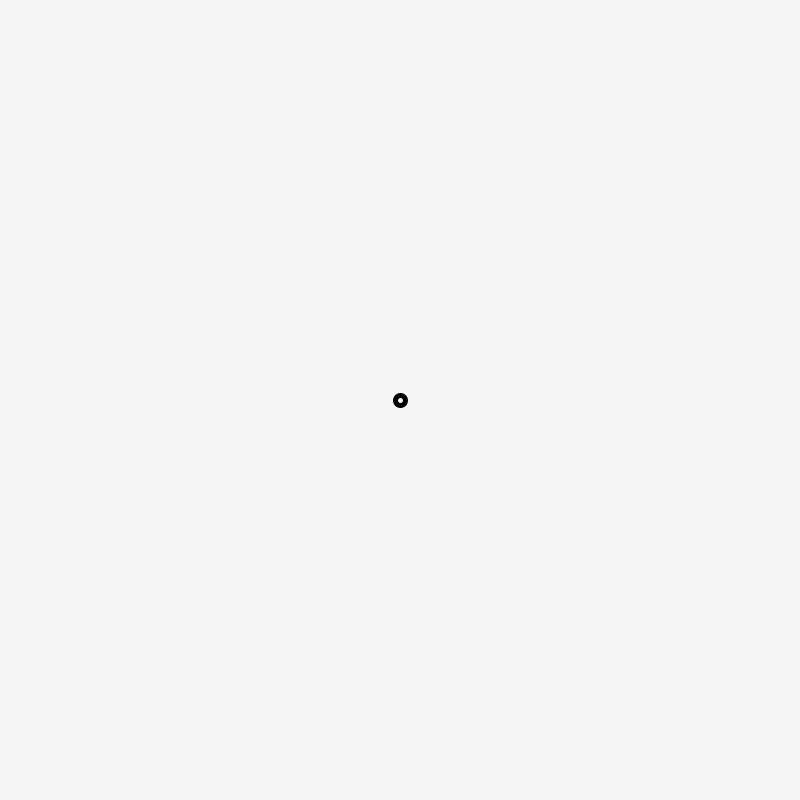
Frame 1 (no input)
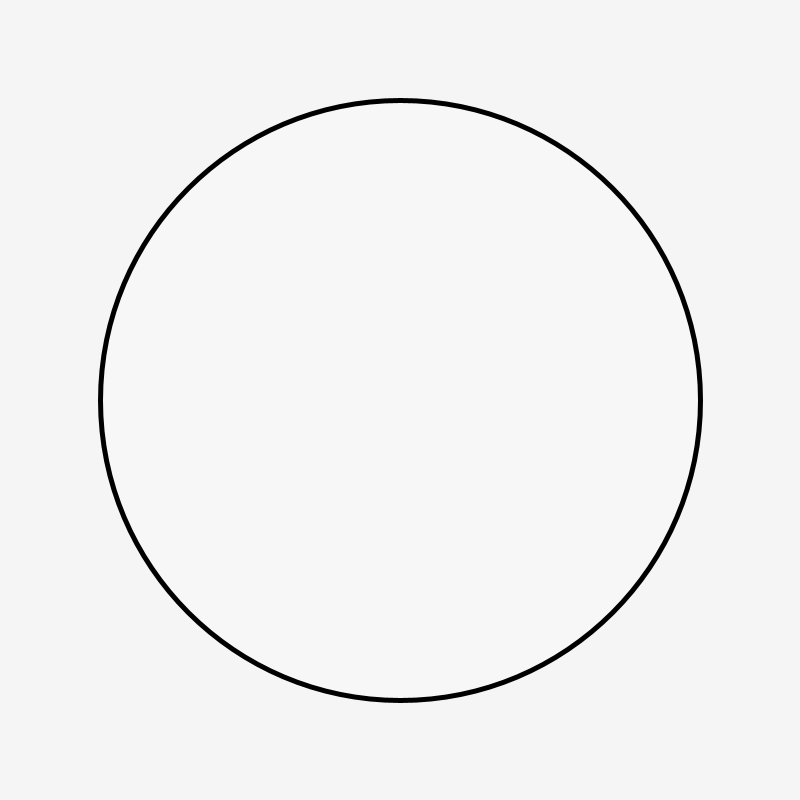
Frame 60 (the mouse pressed at the canvas centre just before this capture)
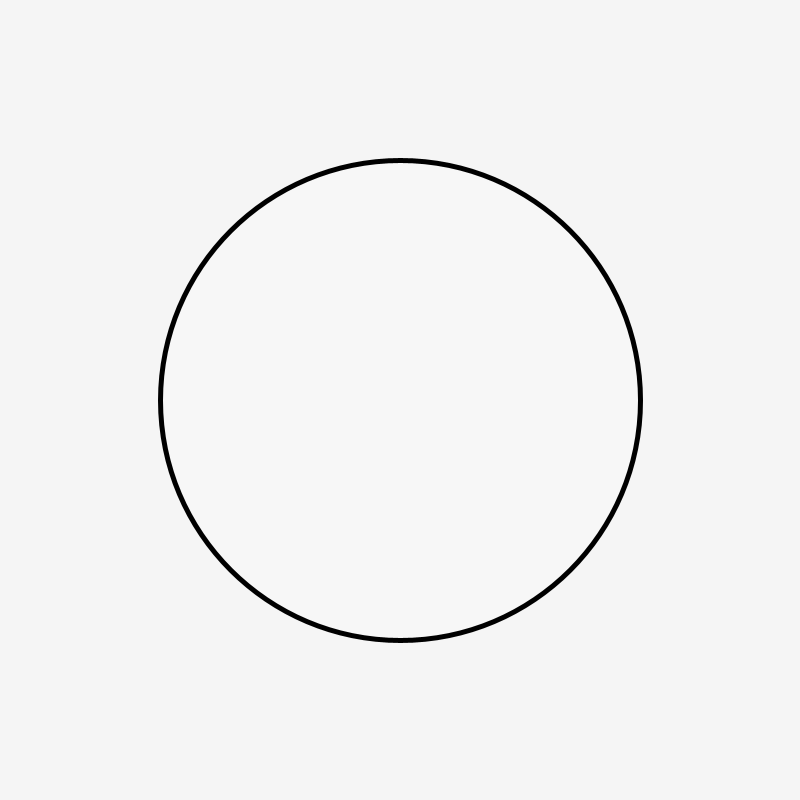
Frame 120 (the mouse held since frame 60 and released just before this capture)

The Processing sketch that drew these frames (run headless with seeded random() and noise(); from frame 60 on, the mouse is pressed at the canvas centre):

// Processing sketch: ch2_3_4_Conditionals
// ── ch2_3_4_Conditionals.pde
// variables		
int    diam = 10;
float  centX, centY;
int    bgColor = 245;
float  padding = 1.75;

// init			
void setup() {	
  size(800, 800);
  pixelDensity(displayDensity());
  frameRate(30);    
  smooth();
  background(bgColor);
  centX = width/2;
  centY = height/2;
  stroke(0);
  strokeWeight(5); 
  fill(255, 50);     
}

// frame loop	
void draw() {	
   if (diam <= centX * padding) { 
    background(bgColor); 
    ellipse(centX, centY, diam, diam);
    diam += 10;
  } else {
    diam = 0; // creates a loop
  }
}

// save image on mousePress
void mousePressed(){
  save("export"+"/"+getClass().getSimpleName()+".png");
}
